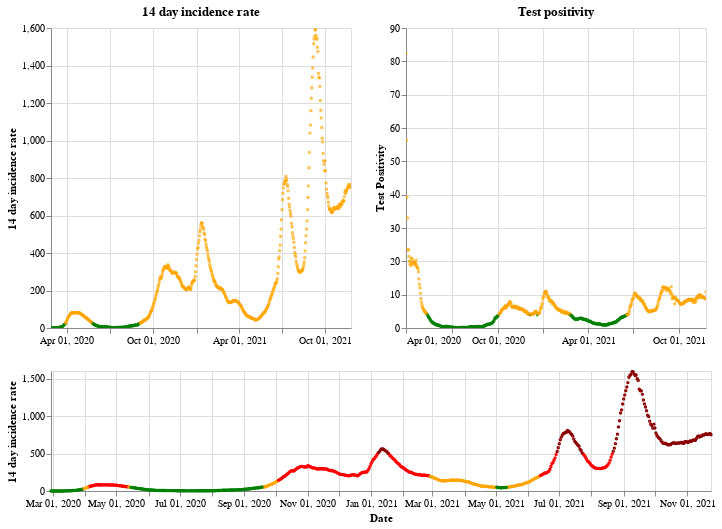

The notebook cell this image was saved under:
### Markdown cell above
## Scotland

### Code cell
plot_traffic_light('Scotland')

### Figure 1 — Vega-Lite specification as saved in the notebook (floating-point values rounded to 4 significant figures; data arrays with more than 128 entries replaced by an {"elided": "..."} marker saying what was removed)
{"config": {"view": {"continuousWidth": 400, "continuousHeight": 300}}, "vconcat": [{"hconcat": [{"mark": {"type": "point", "size": 2}, "encoding": {"color": {"condition": {"value": "green", "test": "(datum.twoWeeklyCasesRate <= 25)"}, "value": "orange"}, "tooltip": [{"type": "nominal", "field": "areaName"}, {"type": "temporal", "field": "date"}, {"type": "quantitative", "field": "twoWeeklyCasesRate"}, {"type": "quantitative", "field": "testPositivity"}], "x": {"type": "temporal", "axis": {"title": ""}, "field": "date", "scale": {"domain": {"selection": "DateBrush"}}, "timeUnit": "yearmonthdate"}, "y": {"type": "quantitative", "axis": {"title": "14 day incidence rate"}, "field": "twoWeeklyCasesRate"}}, "title": "14 day incidence rate", "width": 300}, {"mark": {"type": "point", "size": 2}, "encoding": {"color": {"condition": {"value": "green", "test": "(datum.testPositivity <= 4)"}, "value": "orange"}, "tooltip": [{"type": "nominal", "field": "areaName"}, {"type": "temporal", "field": "date"}, {"type": "quantitative", "field": "twoWeeklyCasesRate"}, {"type": "quantitative", "field": "testPositivity"}], "x": {"type": "temporal", "axis": {"title": ""}, "field": "date", "scale": {"domain": {"selection": "DateBrush"}}, "timeUnit": "yearmonthdate"}, "y": {"type": "quantitative", "axis": {"title": "Test Positivity"}, "field": "testPositivity"}}, "title": "Test positivity", "width": 300}]}, {"layer": [{"mark": {"type": "point", "size": 2}, "encoding": {"color": {"condition": {"value": "orange", "test": "(((datum.testPositivity < 4) && (datum.twoWeeklyCasesRate >= 50)) && (datum.twoWeeklyCasesRate < 200))"}, "value": "red"}, "opacity": {"condition": {"value": 1, "test": "((datum.twoWeeklyCasesRate >= 50) && (datum.twoWeeklyCasesRate < 500))"}, "value": 0}, "tooltip": [{"type": "nominal", "field": "areaName"}, {"type": "temporal", "field": "date"}, {"type": "quantitative", "field": "twoWeeklyCasesRate"}, {"type": "quantitative", "field": "testPositivity"}], "x": {"type": "temporal", "axis": {"title": "Date"}, "field": "date", "timeUnit": "yearmonthdate"}, "y": {"type": "quantitative", "axis": {"title": "14 day incidence rate"}, "field": "twoWeeklyCasesRate"}}, "selection": {"DateBrush": {"type": "interval", "encodings": ["x"], "fields": ["Time"]}}}, {"mark": {"type": "point", "size": 2}, "encoding": {"color": {"value": "darkred"}, "opacity": {"condition": {"value": 1, "test": "(datum.twoWeeklyCasesRate >= 500)"}, "value": 0}, "tooltip": [{"type": "nominal", "field": "areaName"}, {"type": "temporal", "field": "date"}, {"type": "quantitative", "field": "twoWeeklyCasesRate"}, {"type": "quantitative", "field": "testPositivity"}], "x": {"type": "temporal", "axis": {"title": "Date"}, "field": "date", "timeUnit": "yearmonthdate"}, "y": {"type": "quantitative", "axis": {"title": "14 day incidence rate"}, "field": "twoWeeklyCasesRate"}}}, {"mark": {"type": "point", "size": 2}, "encoding": {"color": {"condition": {"value": "green", "test": "((datum.testPositivity < 4) && (datum.twoWeeklyCasesRate < 50))"}, "value": "orange"}, "opacity": {"condition": {"value": 1, "test": "(datum.twoWeeklyCasesRate < 50)"}, "value": 0}, "tooltip": [{"type": "nominal", "field": "areaName"}, {"type": "temporal", "field": "date"}, {"type": "quantitative", "field": "twoWeeklyCasesRate"}, {"type": "quantitative", "field": "testPositivity"}], "x": {"type": "temporal", "axis": {"title": "Date"}, "field": "date", "timeUnit": "yearmonthdate"}, "y": {"type": "quantitative", "axis": {"title": "14 day incidence rate"}, "field": "twoWeeklyCasesRate"}}}], "height": 120, "width": 660}], "data": {"name": "data-1dd079b4bda6f193ff181316bc90f361"}, "$schema": "https://vega.github.io/schema/vega-lite/v4.8.1.json", "datasets": {"data-1dd079b4bda6f193ff181316bc90f361": {"elided": "636 records"}}}
